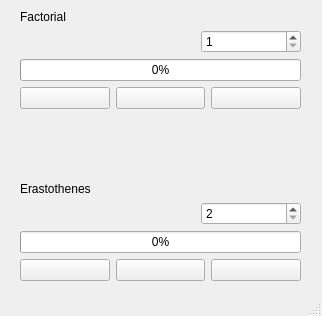
<?xml version="1.0" encoding="UTF-8"?>
<ui version="4.0">
 <class>MainWindow</class>
 <widget class="QMainWindow" name="MainWindow">
  <property name="geometry">
   <rect>
    <x>0</x>
    <y>0</y>
    <width>322</width>
    <height>316</height>
   </rect>
  </property>
  <property name="sizePolicy">
   <sizepolicy hsizetype="Preferred" vsizetype="Minimum">
    <horstretch>0</horstretch>
    <verstretch>0</verstretch>
   </sizepolicy>
  </property>
  <property name="windowTitle">
   <string>MainWindow</string>
  </property>
  <widget class="QWidget" name="centralwidget">
   <widget class="QWidget" name="verticalLayoutWidget">
    <property name="geometry">
     <rect>
      <x>20</x>
      <y>10</y>
      <width>281</width>
      <height>271</height>
     </rect>
    </property>
    <layout class="QVBoxLayout" name="verticalLayout">
     <item>
      <layout class="QVBoxLayout" name="verticalLayout_4">
       <item>
        <widget class="QLabel" name="label">
         <property name="text">
          <string>Factorial</string>
         </property>
        </widget>
       </item>
       <item>
        <layout class="QHBoxLayout" name="horizontalLayout_3">
         <item>
          <spacer name="horizontalSpacer">
           <property name="orientation">
            <enum>Qt::Horizontal</enum>
           </property>
           <property name="sizeHint" stdset="0">
            <size>
             <width>40</width>
             <height>20</height>
            </size>
           </property>
          </spacer>
         </item>
         <item>
          <widget class="QSpinBox" name="inputF">
           <property name="minimumSize">
            <size>
             <width>100</width>
             <height>0</height>
            </size>
           </property>
           <property name="accelerated">
            <bool>true</bool>
           </property>
           <property name="minimum">
            <number>1</number>
           </property>
           <property name="maximum">
            <number>20</number>
           </property>
          </widget>
         </item>
        </layout>
       </item>
       <item>
        <widget class="QProgressBar" name="barF">
         <property name="value">
          <number>0</number>
         </property>
         <property name="invertedAppearance">
          <bool>false</bool>
         </property>
        </widget>
       </item>
       <item>
        <layout class="QHBoxLayout" name="horizontalLayout_2">
         <item>
          <widget class="QPushButton" name="startF">
           <property name="text">
            <string/>
           </property>
           <property name="icon">
            <iconset theme="media-playback-start">
             <normaloff>.</normaloff>.</iconset>
           </property>
           <property name="shortcut">
            <string>Space</string>
           </property>
           <property name="checkable">
            <bool>false</bool>
           </property>
          </widget>
         </item>
         <item>
          <widget class="QPushButton" name="pauseF">
           <property name="text">
            <string/>
           </property>
           <property name="icon">
            <iconset theme="media-playback-pause">
             <normaloff>.</normaloff>.</iconset>
           </property>
           <property name="shortcut">
            <string>Space</string>
           </property>
           <property name="flat">
            <bool>false</bool>
           </property>
          </widget>
         </item>
         <item>
          <widget class="QPushButton" name="stopF">
           <property name="text">
            <string/>
           </property>
           <property name="icon">
            <iconset theme="media-playback-stop">
             <normaloff>.</normaloff>.</iconset>
           </property>
          </widget>
         </item>
        </layout>
       </item>
      </layout>
     </item>
     <item>
      <spacer name="verticalSpacer">
       <property name="orientation">
        <enum>Qt::Vertical</enum>
       </property>
       <property name="sizeType">
        <enum>QSizePolicy::Expanding</enum>
       </property>
       <property name="sizeHint" stdset="0">
        <size>
         <width>20</width>
         <height>40</height>
        </size>
       </property>
      </spacer>
     </item>
     <item>
      <widget class="QLabel" name="label_2">
       <property name="sizePolicy">
        <sizepolicy hsizetype="Preferred" vsizetype="Preferred">
         <horstretch>0</horstretch>
         <verstretch>0</verstretch>
        </sizepolicy>
       </property>
       <property name="text">
        <string>Erastothenes</string>
       </property>
      </widget>
     </item>
     <item>
      <layout class="QVBoxLayout" name="verticalLayout_5">
       <item>
        <layout class="QHBoxLayout" name="horizontalLayout_4">
         <item>
          <spacer name="horizontalSpacer_2">
           <property name="orientation">
            <enum>Qt::Horizontal</enum>
           </property>
           <property name="sizeHint" stdset="0">
            <size>
             <width>40</width>
             <height>20</height>
            </size>
           </property>
          </spacer>
         </item>
         <item>
          <widget class="QSpinBox" name="inputE">
           <property name="minimumSize">
            <size>
             <width>100</width>
             <height>0</height>
            </size>
           </property>
           <property name="accelerated">
            <bool>true</bool>
           </property>
           <property name="minimum">
            <number>2</number>
           </property>
           <property name="maximum">
            <number>5000000</number>
           </property>
          </widget>
         </item>
        </layout>
       </item>
       <item>
        <widget class="QProgressBar" name="barE">
         <property name="value">
          <number>0</number>
         </property>
         <property name="invertedAppearance">
          <bool>false</bool>
         </property>
        </widget>
       </item>
       <item>
        <layout class="QHBoxLayout" name="horizontalLayout_5">
         <item>
          <widget class="QPushButton" name="startE">
           <property name="text">
            <string/>
           </property>
           <property name="icon">
            <iconset theme="media-playback-start">
             <normaloff>.</normaloff>.</iconset>
           </property>
           <property name="shortcut">
            <string>Space</string>
           </property>
           <property name="checkable">
            <bool>false</bool>
           </property>
          </widget>
         </item>
         <item>
          <widget class="QPushButton" name="pauseE">
           <property name="text">
            <string/>
           </property>
           <property name="icon">
            <iconset theme="media-playback-pause">
             <normaloff>.</normaloff>.</iconset>
           </property>
           <property name="shortcut">
            <string>Space</string>
           </property>
           <property name="flat">
            <bool>false</bool>
           </property>
          </widget>
         </item>
         <item>
          <widget class="QPushButton" name="stopE">
           <property name="text">
            <string/>
           </property>
           <property name="icon">
            <iconset theme="media-playback-stop">
             <normaloff>.</normaloff>.</iconset>
           </property>
          </widget>
         </item>
        </layout>
       </item>
      </layout>
     </item>
    </layout>
   </widget>
  </widget>
  <widget class="QStatusBar" name="statusbar"/>
 </widget>
 <resources/>
 <connections/>
</ui>
